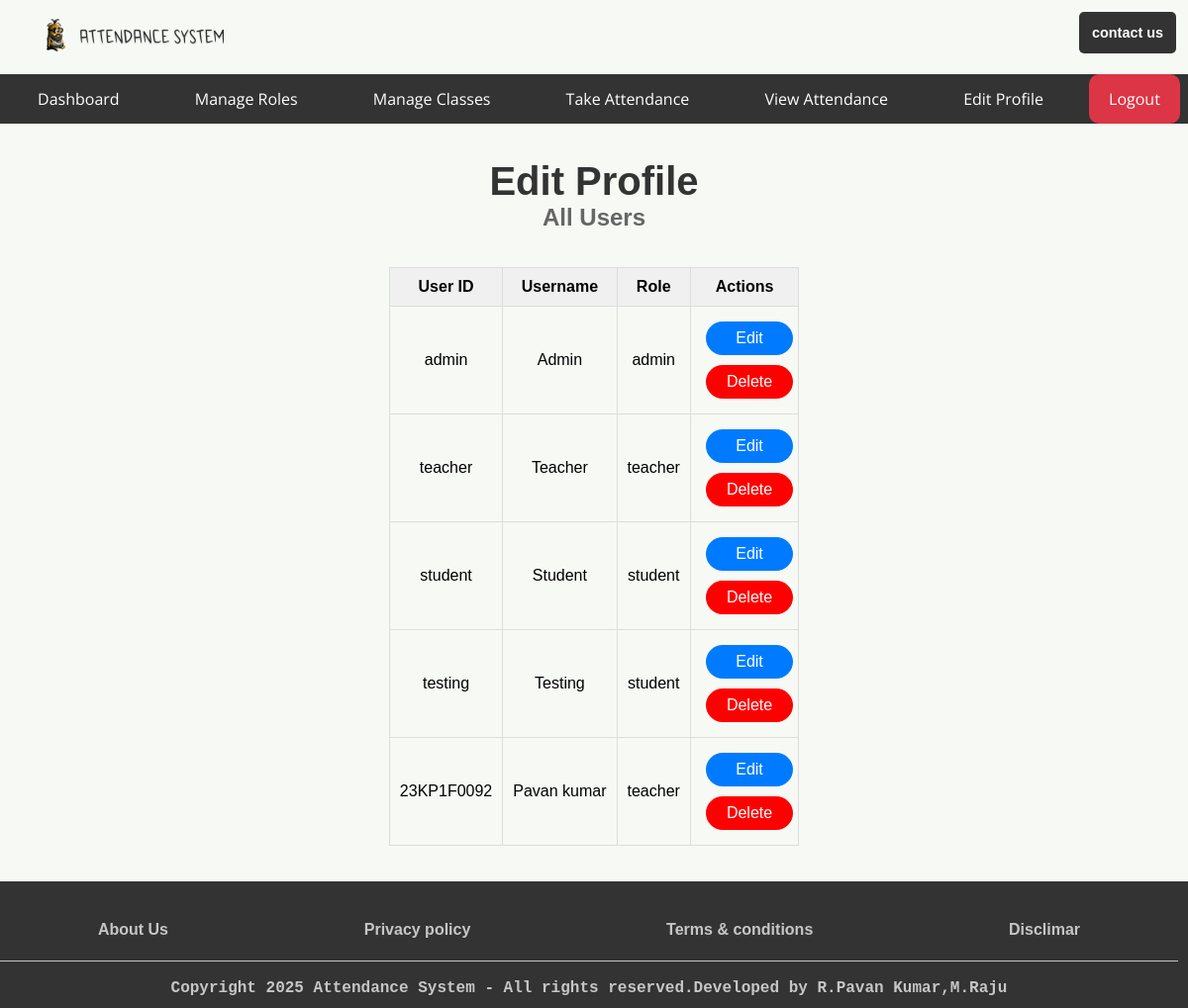
The page /admin/edit_profiles (signed in) on the database as committed earlier.
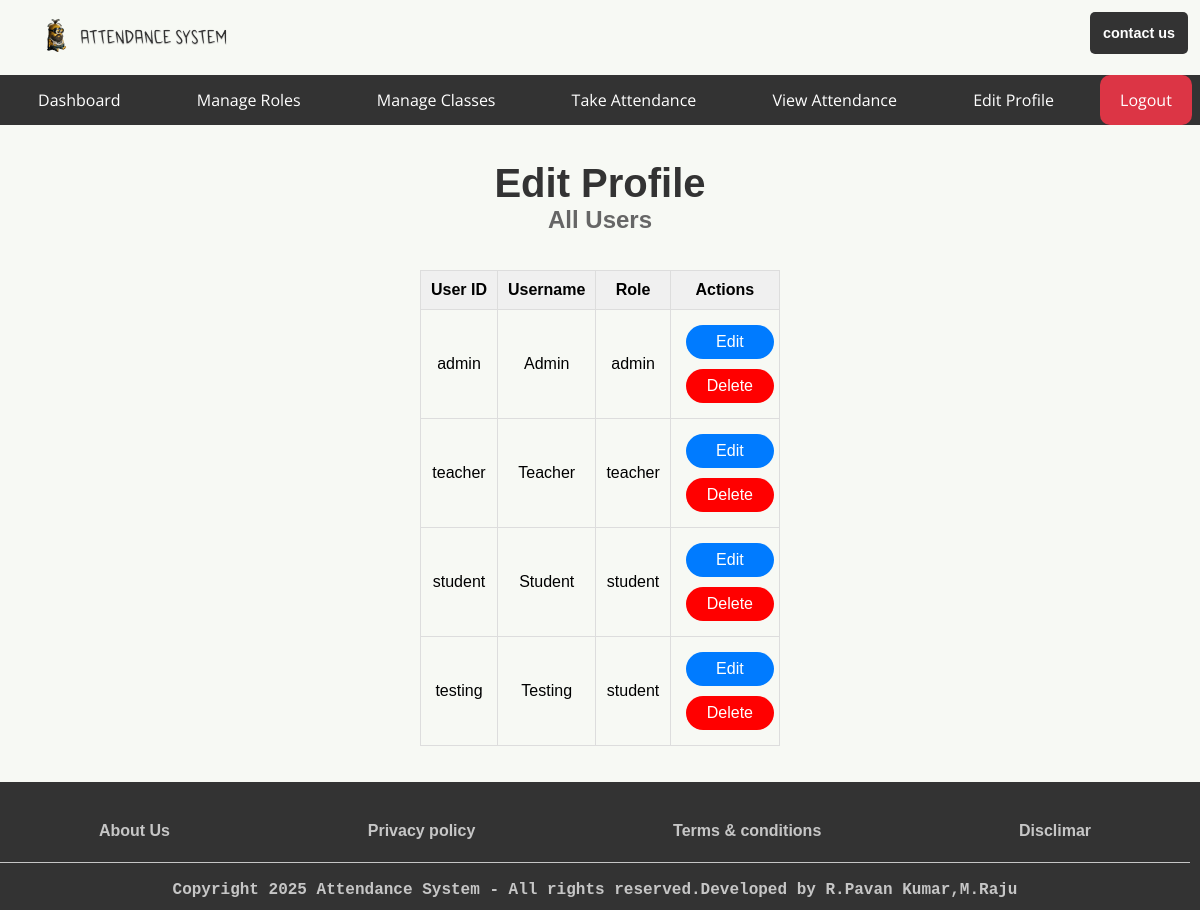
The same page on the database as committed later.
### app.py (models this page shows, shortened)
class User(db.Model):
    userid = db.Column(db.String(10), primary_key=True, unique=True, nullable=False)
    username = db.Column(db.String(150), nullable=False)
    password_hash = db.Column(db.String(150), nullable=False)
    role = db.Column(db.String(50), nullable=False)

### app.py (the view)
@app.route('/admin/edit_profiles', methods=['GET'])
@role_required('admin')
def edit_profiles():
    users = User.query.all()
    return render_template('auth/dashboards/admin/edit_profiles.html', users=users)

### app.py (called while the page is built)
def role_required(roles):
    if not isinstance(roles, list):
        roles = [roles]  # Ensure roles is a list
    def decorator(func):
        @wraps(func)
        def wrapper(*args, **kwargs):
            if 'username' not in session:
                return redirect(url_for('login'))
            user = User.query.filter_by(username=session['username']).first()
            if user.role not in roles:  # Check if the user's role is in the allowed roles list
                return redirect(url_for('index'))  # Redirect to the home page if unauthorized
            return func(*args, **kwargs)
        return wrapper
    return decorator

### templates/auth/dashboards/admin/edit_profiles.html (shortened to what this page needs)
{% extends 'base/base_admin.html' %}
{% block body %}
<main>
    <h1>Edit Profile </h2>
    <h2>All Users</h2><br/>
        <br/>
    <div style="overflow-x: auto; max-width: 100%;">
    <table>
        <tr>
            <th>User ID</th>
            <th>Username</th>
            <th>Role</th>
            <th>Actions</th>
        </tr>
        {% for user in users %}
        <tr>
            <td>{{ user.userid }}</td>
            <td>{{ user.username }}</td>
            <td>{{ user.role }}</td>
            <td>
                <a href="{{ url_for('update_profile', user_id=user.userid) }}">
                    <button id="update">Edit</button>
                </a>
                <div class="role-form">
                <form action="{{ url_for('delete_user', user_id=user.userid) }}" class="role-form" method="POST" style="display:inline;">
                    <button type="submit" class="delete" onclick="return confirm('Are you sure you want to delete this user?')">
                        Delete
                    </button>
                </form>
            </div>
            </td>
        </tr>
        {% endfor %}
    </table>
</div>
</main>
{% endblock %}

Rows that differ between the two databases and show on the page:
removed User: userid "23KP1F0092", username "Pavan kumar", role "teacher"
